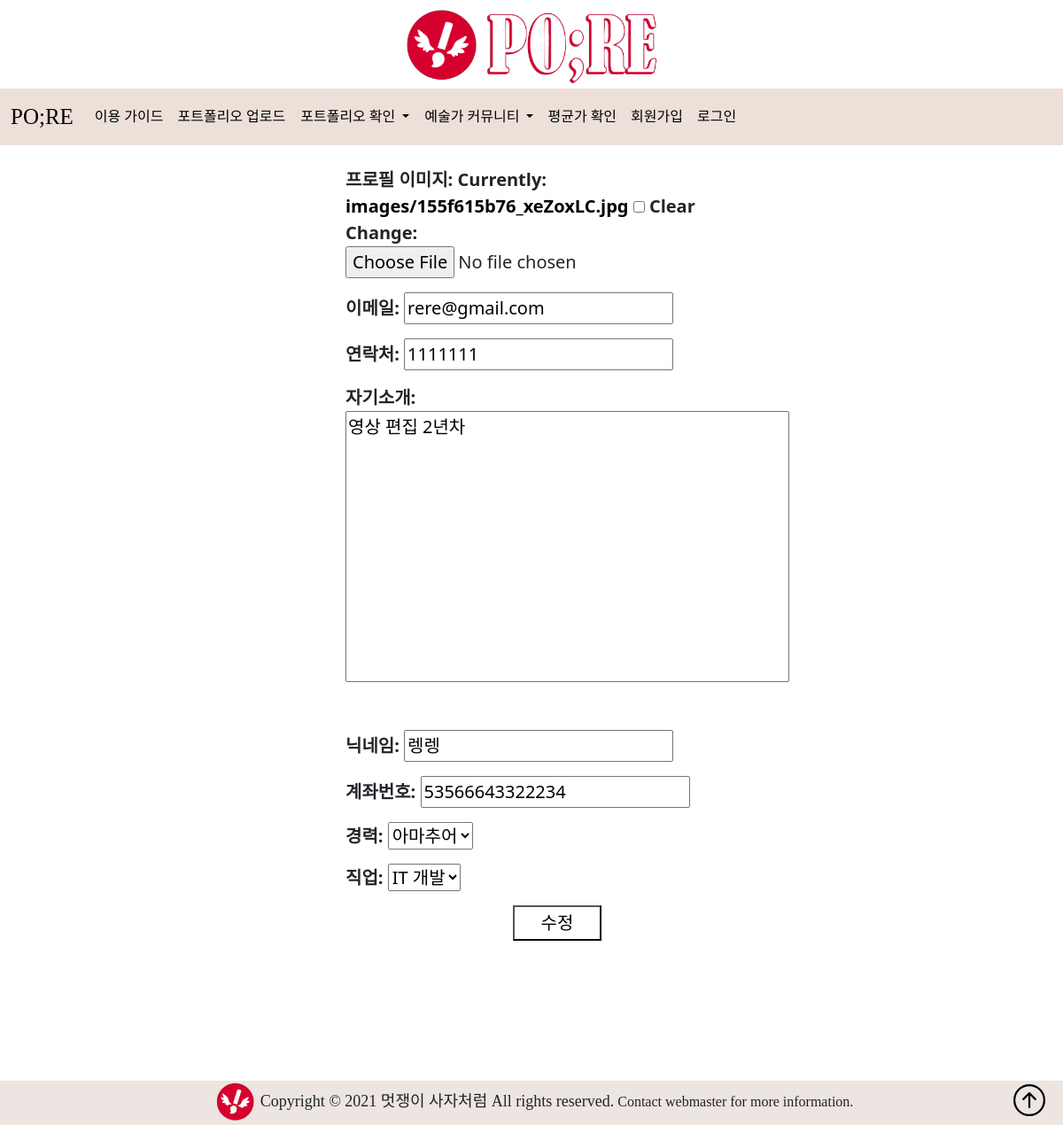
Page /portfolio/profile_update/2 on the earlier database version.
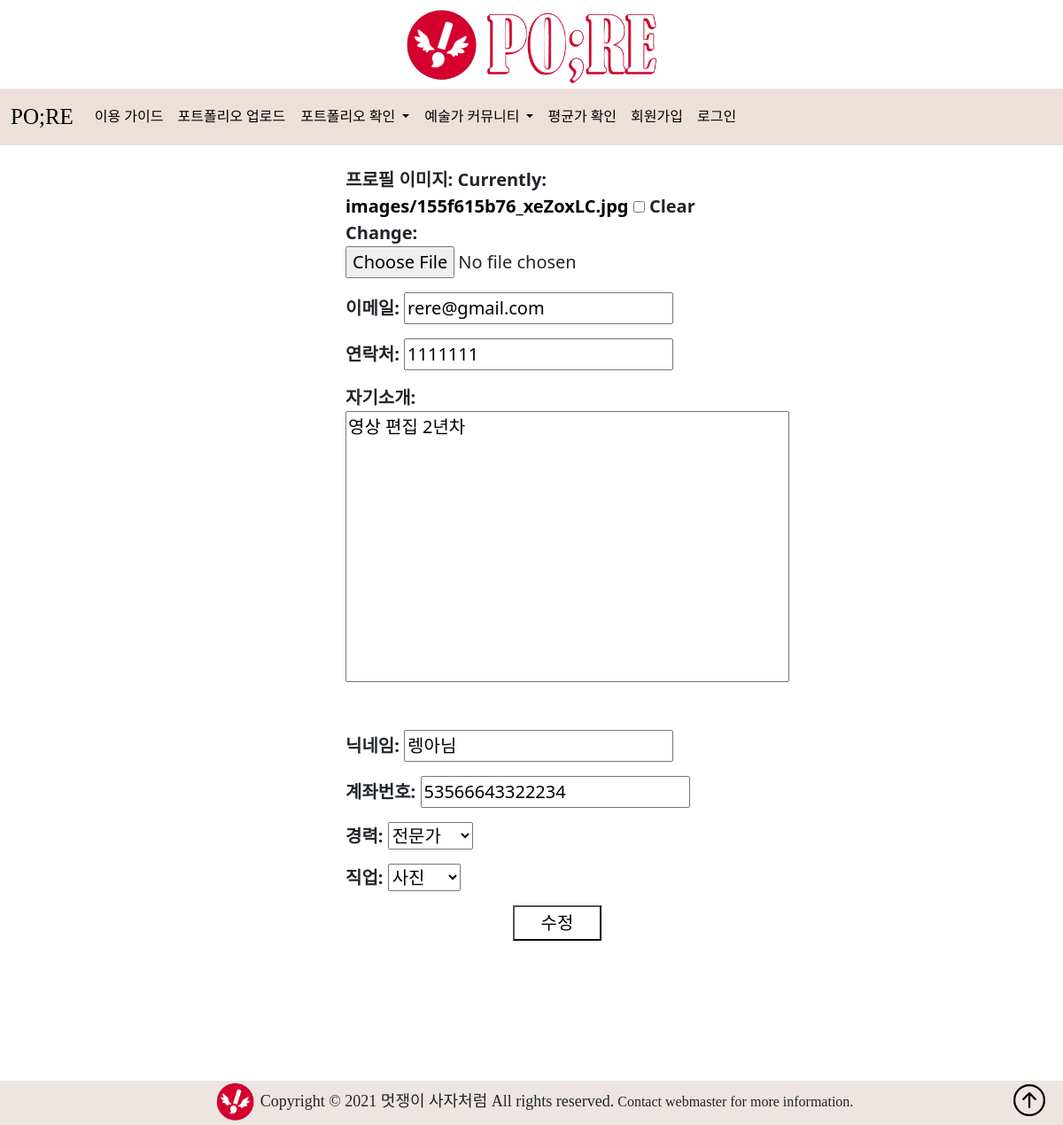
Same page on the later database version.
### user/models.py (models this page shows, shortened)
class CustomUser(AbstractUser):
    name = models.CharField(max_length=200)     # username을 id로 사용해서 필요없는 이메일을 사용자 이름으로 변경
    nickname = models.CharField(max_length=200)
    account = models.CharField(max_length=200)
    cr_id = models.ForeignKey(Career, on_delete=models.CASCADE, related_name='users', null=True)
    field_id = models.ForeignKey(Field, on_delete=models.CASCADE, related_name='users', null=True)

### portfolio/views.py (the view)
# urls.py: path('profile_update/<int:id>', views.profile_update, name='profile_update'),
def profile_update(request, id):
    user = get_object_or_404(CustomUser, id=id)
    profile = user.profile
    if request.method == 'POST':
        form = ProfileForm(request.POST, request.FILES, instance=profile)
        info = InfoChangeForm(request.POST, instance=user)
        if form.is_valid() and info.is_valid():
            profile = form.save(commit=False)
            profile.user = request.user
            profile.save()
            info.save()
            return redirect('mypage')
    else:
        form = ProfileForm(instance=profile)
        info = InfoChangeForm(instance=user)
        return render(request, 'portfolio/profile_update.html', {'form':form, 'info':info})

### portfolio/forms.py
class ProfileForm(forms.ModelForm):
    class Meta:
        model = Profile
        fields = ['profile_image', 'email', 'phone_number', 'introduce']
        labels = {
            'profile_image': '프로필 이미지',
            'email': '이메일',
            'phone_number': '연락처',
            'introduce': '자기소개',
        }

class InfoChangeForm(forms.ModelForm):
    class Meta:
        model = CustomUser
        fields = ['nickname', 'account', 'cr_id', 'field_id']
        labels = {
            'nickname': '닉네임',
            'account': '계좌번호',
            'cr_id': '경력',
            'field_id': '직업'
        }

### user/models.py (called while the page is built)
    def __str__(self):
        return self.field_name

    def __str__(self):
        return self.user_ap

### portfolio/templates/portfolio/profile_update.html (shortened to what this page needs)
{% extends 'portfolio/base.html' %}
{% load static %}
{% block content %}
<form method="POST"  enctype="multipart/form-data">
    {{ form.as_p }}<br>
    {{ info.as_p }}
    <button class="add" type="submit">수정</button>
</form>
{% endblock %}

Differences in the rows shown:
changed CustomUser: nickname "렝렝" → "렝아님"; cr_id "아마추어" → "전문가"; field_id "IT 개발" → "사진"
